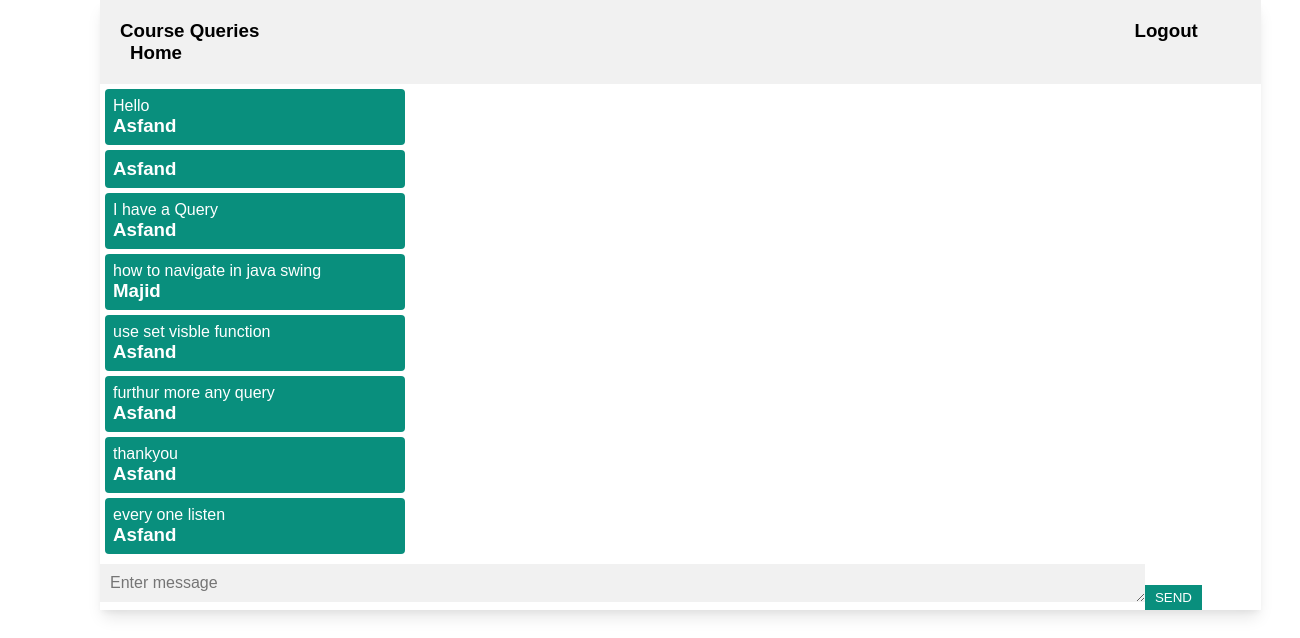
The page /Question.php?Queriesid=2 on the database its author committed.
### tables this page shows
CREATE TABLE `chats` (
  `Chatid` int(50) NOT NULL,
  `Courseid` varchar(50) NOT NULL,
  `senderId` varchar(50) NOT NULL,
  `message` varchar(50) NOT NULL
);

CREATE TABLE `users` (
  `id` int(11) NOT NULL,
  `firstname` varchar(100) NOT NULL,
  `secondname` varchar(100) NOT NULL,
  `email` varchar(100) NOT NULL,
  `password` varchar(50) NOT NULL,
  `profilephoto` varchar(1000) NOT NULL,
  `Bio` varchar(5000) NOT NULL,
  `Education` varchar(5000) NOT NULL,
  `Designation` varchar(5000) NOT NULL
);

### Question.php (the view, shortened to what this page needs)
<?php
    include('db.php');
?>
<!DOCTYPE html>
<html lang="en">
<head>
    <link rel="stylesheet" href="./css/Question.css" />
    <link rel="stylesheet" href="https://cdnjs.cloudflare.com/ajax/libs/font-awesome/4.7.0/css/font-awesome.min.css" />
</head>
<body>
    <div class="container">
        <div class="content">
        <section class="chat__section">
              <div class="brand">
                <h3>Course Queries
                <a id="out" href="./logout.php">Logout</a>
                <a id="backhome" href="./Teacher.php">Home</a></h3>
              </div class="message__area">
         <?php
         $sql= "  SELECT chats.Courseid ,chats.senderId,chats.message ,users.firstname FROM `chats`
                    INNER JOIN `users`
                    ON chats.senderId =users.id
                    WHERE chats.Courseid ='".$_GET['Queriesid']."' " ;
              $result =$conn->query($sql);
               while($row=$result->fetch_assoc()){
               if( $row['senderId'] != $_SESSION['id']){
                ?>
                <div class="incoming message">
                    <p><?php  echo $row['message'] ;?></p>
                    <h3><?php  echo $row['firstname'] ;?></h3>
                 </div>
                <?php
               }
               }
          ?>
               <div>
                <textarea id="textarea" cols="30" rows="1" placeholder="Enter message"></textarea><button id="btn" onclick="send(<?php echo $_GET['Queriesid'] ;?>)">SEND</button>
               </div>
              </div>
        </div>
</body>
</html>

### css/Question.css (style rules this page uses)
* { margin: 0; padding: 0; box-sizing: border-box; font-family: sans-serif; }
body { min-height: 100vh; }
a { text-decoration: none; color: black; }
#out { text-align: right; margin-left: 870px; }
#backhome { text-align: right; margin: 10px; }
button { background: #098F7D; color: white; padding: 5px 10px; text-align: center; text-decoration: none; border: none; }
.container { position: sticky; height: 100vh; background: #ffffff; }
.container .content { position: relative; min-height: 90vh; left: 90px; }
.content { min-height: 60vh; margin-left: 10px; }
section.chat__section { width: 90%; background: #fff; box-shadow: 0 10px 15px -3px rgba(0, 0, 0, 0.1), 0 4px 6px -2px rgba(0, 0, 0, 0.05); }
.brand { padding: 20px; background: #f1f1f1; list-style: none; display: flex; }
textarea { margin-top: 10px; width:90%; border: 2px solid grey; padding: 10px; font-size: 16px; background: #f1f1f1; border: none; }
.message { padding: 8px; border-radius: 4px; max-width: 300px; position: relative; }
.incoming { background: #098F7D; color: #fff; margin-top: 5px; margin-left: 5px; }

### rows shown on the page
chats: message "Hello", users.firstname "Asfand"
chats: users.firstname "Asfand"
chats: message "I have a Query", users.firstname "Asfand"
chats: message "how to navigate in java swing", users.firstname "Majid"
chats: message "use set visble function", users.firstname "Asfand"
chats: message "furthur more any query", users.firstname "Asfand"
chats: message "thankyou", users.firstname "Asfand"
chats: message "every one listen", users.firstname "Asfand"
